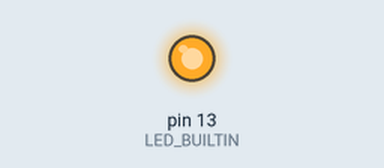
This sketch was run on a simulated Arduino Uno, built with avr-gcc and run on an emulated ATmega328P. On the bench: output pins drawn as LEDs (lit = HIGH).

Above: at 0.2 s.
At 22.2 s:
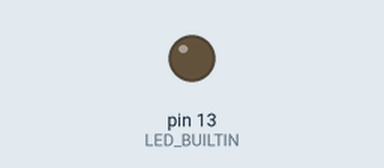
Timing chart, 0 to 23.4 s (numbered marks = the images above):
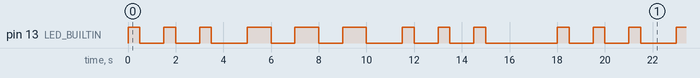

Measured:
- by itself, pin 13 (LED_BUILTIN): repeats every 18.0 s: 2 × (LOW 1.0 s, HIGH 0.50 s), LOW 1.5 s, 2 × (HIGH 1.0 s, LOW 1.0 s), HIGH 1.0 s, LOW 1.5 s, 2 × (HIGH 0.50 s, LOW 1.0 s), HIGH 0.50 s, LOW 3.0 s, HIGH 0.50 s
- by itself, everything shown: repeats every 18.0 s, in 18 steps

The sketch:

SOS.ino
```cpp
void setup() {
  // put your setup code here, to run once:
  pinMode(LED_BUILTIN, OUTPUT);
}

void loop() {
  // put your main code here, to run repeatedly:
  // "S"
  digitalWrite(LED_BUILTIN, HIGH);
  delay(500);
  digitalWrite(LED_BUILTIN, LOW);
  delay(1000);
  digitalWrite(LED_BUILTIN, HIGH);
  delay(500);
  digitalWrite(LED_BUILTIN, LOW);
  delay(1000);
  digitalWrite(LED_BUILTIN, HIGH);
  delay(500);
  digitalWrite(LED_BUILTIN, LOW);
  delay(1500);

  // "O"
  digitalWrite(LED_BUILTIN, HIGH);
  delay(1000);
  digitalWrite(LED_BUILTIN, LOW);
  delay(1000);
  digitalWrite(LED_BUILTIN, HIGH);
  delay(1000);
  digitalWrite(LED_BUILTIN, LOW);
  delay(1000);
  digitalWrite(LED_BUILTIN, HIGH);
  delay(1000);
  digitalWrite(LED_BUILTIN, LOW);
  delay(1500);

  // "S"
  digitalWrite(LED_BUILTIN, HIGH);
  delay(500);
  digitalWrite(LED_BUILTIN, LOW);
  delay(1000);
  digitalWrite(LED_BUILTIN, HIGH);
  delay(500);
  digitalWrite(LED_BUILTIN, LOW);
  delay(1000);
  digitalWrite(LED_BUILTIN, HIGH);
  delay(500);
  digitalWrite(LED_BUILTIN, LOW);
  delay(3000);
}
```
